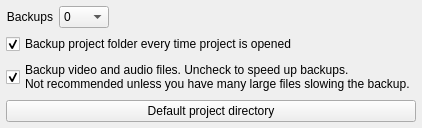
        <widget class="QWidget" name="widget_backup" native="true">
         <layout class="QHBoxLayout" name="horizontalLayout_2">
          <property name="leftMargin">
           <number>6</number>
          </property>
          <property name="topMargin">
           <number>6</number>
          </property>
          <property name="rightMargin">
           <number>6</number>
          </property>
          <property name="bottomMargin">
           <number>6</number>
          </property>
          <item>
           <widget class="QWidget" name="widget_backup_left" native="true">
            <property name="sizePolicy">
             <sizepolicy hsizetype="Preferred" vsizetype="Preferred">
              <horstretch>0</horstretch>
              <verstretch>0</verstretch>
             </sizepolicy>
            </property>
            <property name="minimumSize">
             <size>
              <width>0</width>
              <height>100</height>
             </size>
            </property>
            <layout class="QGridLayout" name="gridLayout_7">
             <property name="leftMargin">
              <number>0</number>
             </property>
             <property name="topMargin">
              <number>0</number>
             </property>
             <property name="rightMargin">
              <number>0</number>
             </property>
             <property name="bottomMargin">
              <number>0</number>
             </property>
             <item row="1" column="0" colspan="2">
              <widget class="QCheckBox" name="checkBox_auto_backup">
               <property name="text">
                <string>Backup project folder every time project is opened</string>
               </property>
               <property name="checked">
                <bool>true</bool>
               </property>
              </widget>
             </item>
             <item row="3" column="0" colspan="2">
              <widget class="QPushButton" name="pushButton_choose_directory">
               <property name="text">
                <string>Default project directory</string>
               </property>
              </widget>
             </item>
             <item row="2" column="0" colspan="2">
              <widget class="QCheckBox" name="checkBox_backup_AV_files">
               <property name="text">
                <string>Backup video and audio files. Uncheck to speed up backups.
Not recommended unless you have many large files slowing the backup.</string>
               </property>
               <property name="checked">
                <bool>true</bool>
               </property>
              </widget>
             </item>
             <item row="0" column="0" colspan="2">
              <widget class="QWidget" name="widget" native="true">
               <layout class="QHBoxLayout" name="horizontalLayout_3">
                <property name="leftMargin">
                 <number>0</number>
                </property>
                <property name="topMargin">
                 <number>0</number>
                </property>
                <property name="rightMargin">
                 <number>0</number>
                </property>
                <property name="bottomMargin">
                 <number>0</number>
                </property>
                <item>
                 <widget class="QLabel" name="label_backups_to_keep">
                  <property name="sizePolicy">
                   <sizepolicy hsizetype="Preferred" vsizetype="Fixed">
                    <horstretch>0</horstretch>
                    <verstretch>0</verstretch>
                   </sizepolicy>
                  </property>
                  <property name="text">
                   <string>Backups</string>
                  </property>
                  <property name="alignment">
                   <set>Qt::AlignRight|Qt::AlignTrailing|Qt::AlignVCenter</set>
                  </property>
                  <property name="wordWrap">
                   <bool>true</bool>
                  </property>
                 </widget>
                </item>
                <item>
                 <widget class="QComboBox" name="comboBox_backups">
                  <property name="minimumSize">
                   <size>
                    <width>50</width>
                    <height>0</height>
                   </size>
                  </property>
                  <item>
                   <property name="text">
                    <string>0</string>
                   </property>
                  </item>
                  <item>
                   <property name="text">
                    <string>1</string>
                   </property>
                  </item>
                  <item>
                   <property name="text">
                    <string>2</string>
                   </property>
                  </item>
                  <item>
                   <property name="text">
                    <string>3</string>
                   </property>
                  </item>
                  <item>
                   <property name="text">
                    <string>4</string>
                   </property>
                  </item>
                  <item>
                   <property name="text">
                    <string>5</string>
                   </property>
                  </item>
                 </widget>
                </item>
                <item>
                 <spacer name="horizontalSpacer_2">
                  <property name="orientation">
                   <enum>Qt::Horizontal</enum>
                  </property>
                  <property name="sizeHint" stdset="0">
                   <size>
                    <width>40</width>
                    <height>20</height>
                   </size>
                  </property>
                 </spacer>
                </item>
               </layout>
              </widget>
             </item>
            </layout>
           </widget>
          </item>
         </layout>
        </widget>
